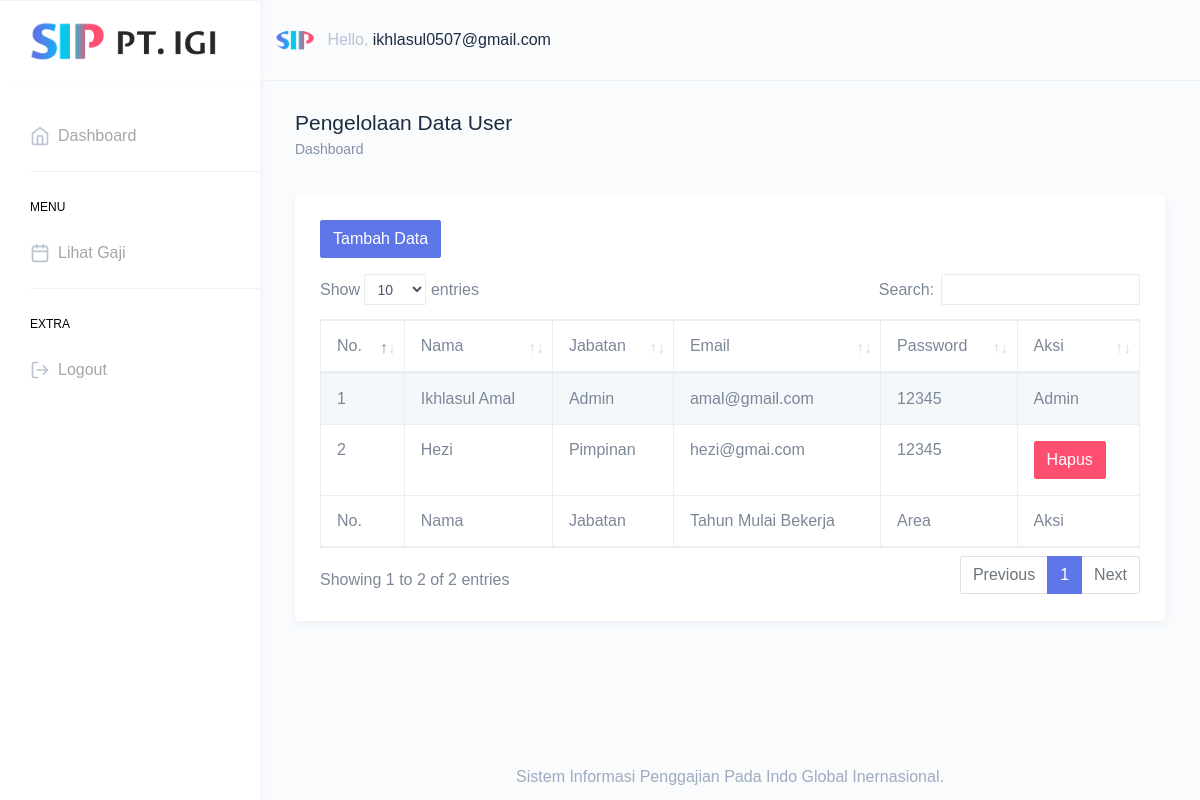
The app's page /admin/data-user.php (signed in) with its own data.
### tables this page shows
CREATE TABLE `tbl_user` (
  `id_user` int(11) NOT NULL,
  `id_karyawan` varchar(50) NOT NULL,
  `email` varchar(50) NOT NULL,
  `password` varchar(128) NOT NULL,
  `level` int(1) NOT NULL COMMENT '0 = admin,\r\n1 = pimpinan,\r\n2 = karyawan'
);

CREATE TABLE `tbl_karyawan` (
  `id_karyawan` int(11) NOT NULL,
  `nama` varchar(50) NOT NULL,
  `jabatan` varchar(50) NOT NULL,
  `tahun_mulai` varchar(50) NOT NULL,
  `area` varchar(100) NOT NULL,
  `norek` varchar(50) NOT NULL
);

### admin/data-user.php (the view, shortened to what this page needs)
<?php
include 'header.php';
?>
<!DOCTYPE html>
<html dir="ltr" lang="en">
<body>
  <div id="main-wrapper" data-theme="light" data-layout="vertical" data-navbarbg="skin6" data-sidebartype="full" data-sidebar-position="fixed" data-header-position="fixed" data-boxed-layout="full">
    <header class="topbar" data-navbarbg="skin6">
      <nav class="navbar top-navbar navbar-expand-md">
        <div class="navbar-header" data-logobg="skin6">
          <div class="navbar-brand">
            <a href="index.html">
              <b class="logo-icon">
                <img src="../assets/images/logo-fix.png" height="40px" alt="homepage" class="dark-logo" />
              </b>
              <span class="logo-text">
                <img src="../assets/images/logo-3.png" height="30px" alt="homepage" class="dark-logo" />
              </span>
            </a>
          </div>
        </div>
        <div class="navbar-collapse collapse" id="navbarSupportedContent">
          <ul class="navbar-nav float-right ">
            <li class="nav-item dropdown">
              <a class="nav-link dropdown-toggle" href="javascript:void(0)" data-toggle="dropdown" aria-haspopup="true" aria-expanded="false">
                <img src="../assets/images/logo-fix.png" alt="user" class="rounded-circle" width="40">
                <span class="ml-2 d-none d-lg-inline-block"><span>Hello,</span> <span class="text-dark"><?php
                    $email= $_SESSION['email'];
                    $data=mysqli_query($conn,"SELECT * FROM tbl_user WHERE email='$email' ");
                    while($tampil=mysqli_fetch_array($data))
                    {
                      echo $tampil['email'];
                    }
                ?></span> </span>
              </a>
            </li>
          </ul>
        </div>
      </nav>
    </header>
    <?php include 'sidebar.php';  ?>
    <div class="page-wrapper">
      <div class="page-breadcrumb">
        <div class="row">
          <div class="col-7 align-self-center">
            <h3 class="page-title text-truncate text-dark font-weight-medium mb-1">Pengelolaan Data User</h3>
            <div class="d-flex align-items-center">
              <nav aria-label="breadcrumb">
                <ol class="breadcrumb m-0 p-0">
                  <li class="breadcrumb-item"><a href="index.php">Dashboard</a>
                  </li>
                </ol>
              </nav>
            </div>
          </div>
        </div>
      </div>
      <div class="container-fluid">
        <div class="row">
          <div class="col-12">
            <div class="card">
              <div class="card-body">
                <button type="button" class="btn btn-info mb-3" data-toggle="modal" data-target="#bs-example-modal-lg">Tambah Data</button>
                <div class="table-responsive">
                  <table id="zero_config" class="table table-striped table-bordered no-wrap">
                    <thead>
                      <tr>
                        <th>No.</th>
                        <th>Nama</th>
                        <th>Jabatan</th>
                        <th>Email</th>
                        <th>Password</th>
                        <th>Aksi</th>
                      </tr>
                    </thead>
                    <tbody>
                      <?php
                      $no = 1;
                      $kar=mysqli_query($conn,"SELECT * FROM tbl_user as a inner join tbl_karyawan as b on a.id_karyawan=b.id_karyawan  ORDER BY nama DESC");
                      foreach ($kar as $k) : ?>
                      <tr>
                        <td><?= $no++; ?></td>
                        <td><?= $k['nama'];?></td>
                        <td><?php if($k['level']==1){
                              echo "Pimpinan";
                            }elseif($k['level']==2){
                              echo " Karyawan";
                            }else{
                              echo " Admin";
                            } ?></td>
                        <td><?= $k['email'];?></td>
                        <td><?= $k['password'];?></td>
                        <td>
                          <?php if($k['level']!=0){ ?>
                          <a href="../control/huser.php?id_user=<?= $k['id_user']?>" onclick="return confirm('Yakin, Data Di Hapus ?');" class="btn btn-danger">Hapus</a>
                        <?php }else{
                          echo "Admin";
                        } ?>
                        </td>
                      </tr>
                    <?php endforeach; ?>
                    </tbody>
                    <tfoot>
                      <tr>
                        <th>No.</th>
                        <th>Nama</th>
                        <th>Jabatan</th>
                        <th>Tahun Mulai Bekerja</th>
                        <th>Area</th>
                        <th>Aksi</th>
                      </tr>
                    </tfoot>
                  </table>
                </div>
              </div>
            </div>
          </div>
        </div>
      </div>
      <?php
      include 'footer.php';
      ?>

### records on screen
tbl_user: email "ikhlasul0507@gmail.com"
tbl_user: id_karyawan.nama "Ikhlasul Amal", level "Admin", email "amal@gmail.com", password "12345"
tbl_user: id_karyawan.nama "Hezi", level "Pimpinan", email "hezi@gmai.com", password "12345"
